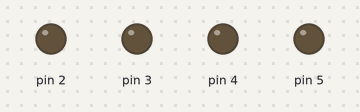
The sketch below on a simulated Arduino Uno, built with avr-gcc and run on an emulated ATmega328P. On the bench: output pins drawn as LEDs (lit = HIGH).

Above: at 0.5 s.
At 2.5 s:
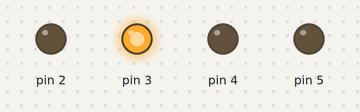
At 3.5 s:
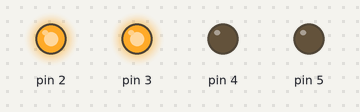
At 5.5 s:
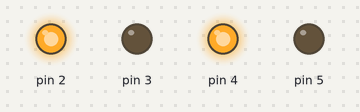
At 8.5 s:
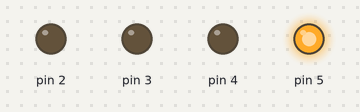
At 11.5 s:
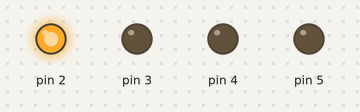
Timing chart, 0 to 13.0 s (numbered marks = the images above):
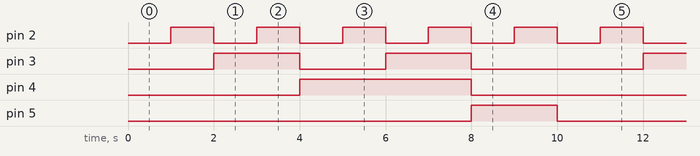

The sketch:

code1.c.ino
```cpp
void setup()
{
   pinMode(2, OUTPUT);
   pinMode(3, OUTPUT);
   pinMode(4, OUTPUT);
   pinMode(5, OUTPUT);
   digitalWrite(6,LOW);
   digitalWrite(7,HIGH);
   digitalWrite(8,HIGH);
   Serial.begin(9600);
}

void loop()
{
   digitalWrite(2,LOW);
   digitalWrite(3,LOW);
   digitalWrite(4,LOW);
   digitalWrite(5,LOW);
   delay(1000);
   digitalWrite(2,HIGH);
   digitalWrite(3,LOW);
   digitalWrite(4,LOW);
   digitalWrite(5,LOW);
   delay(1000);
   digitalWrite(2,LOW);
   digitalWrite(3,HIGH);
   digitalWrite(4,LOW);
   digitalWrite(5,LOW);
   delay(1000);
   digitalWrite(2,HIGH);
   digitalWrite(3,HIGH);
   digitalWrite(4,LOW);
   digitalWrite(5,LOW);
   delay(1000);
   digitalWrite(2,LOW);
   digitalWrite(3,LOW);
   digitalWrite(4,HIGH);
   digitalWrite(5,LOW);
   delay(1000);
   digitalWrite(2,HIGH);
   digitalWrite(3,LOW);
   digitalWrite(4,HIGH);
   digitalWrite(5,LOW);
   delay(1000);
   digitalWrite(2,LOW);
   digitalWrite(3,HIGH);
   digitalWrite(4,HIGH);
   digitalWrite(5,LOW);
   delay(1000);
   digitalWrite(2,HIGH);
   digitalWrite(3,HIGH);
   digitalWrite(4,HIGH);
   digitalWrite(5,LOW);
   delay(1000);
   digitalWrite(2,LOW);
   digitalWrite(3,LOW);
   digitalWrite(4,LOW);
   digitalWrite(5,HIGH);
   delay(1000);
   digitalWrite(2,HIGH);
   digitalWrite(3,LOW);
   digitalWrite(4,LOW);
   digitalWrite(5,HIGH);
   delay(1000);
}
```

Measured:
- by itself, pin 2: alternates HIGH for 1.0 s and LOW for 1.0 s
- by itself, pin 3: repeats every 10.0 s: LOW 2.0 s, HIGH 2.0 s, LOW 4.0 s, HIGH 2.0 s
- by itself, pin 4: alternates HIGH for 4.0 s and LOW for 6.0 s
- by itself, pin 5: alternates HIGH for 2.0 s and LOW for 8.0 s
